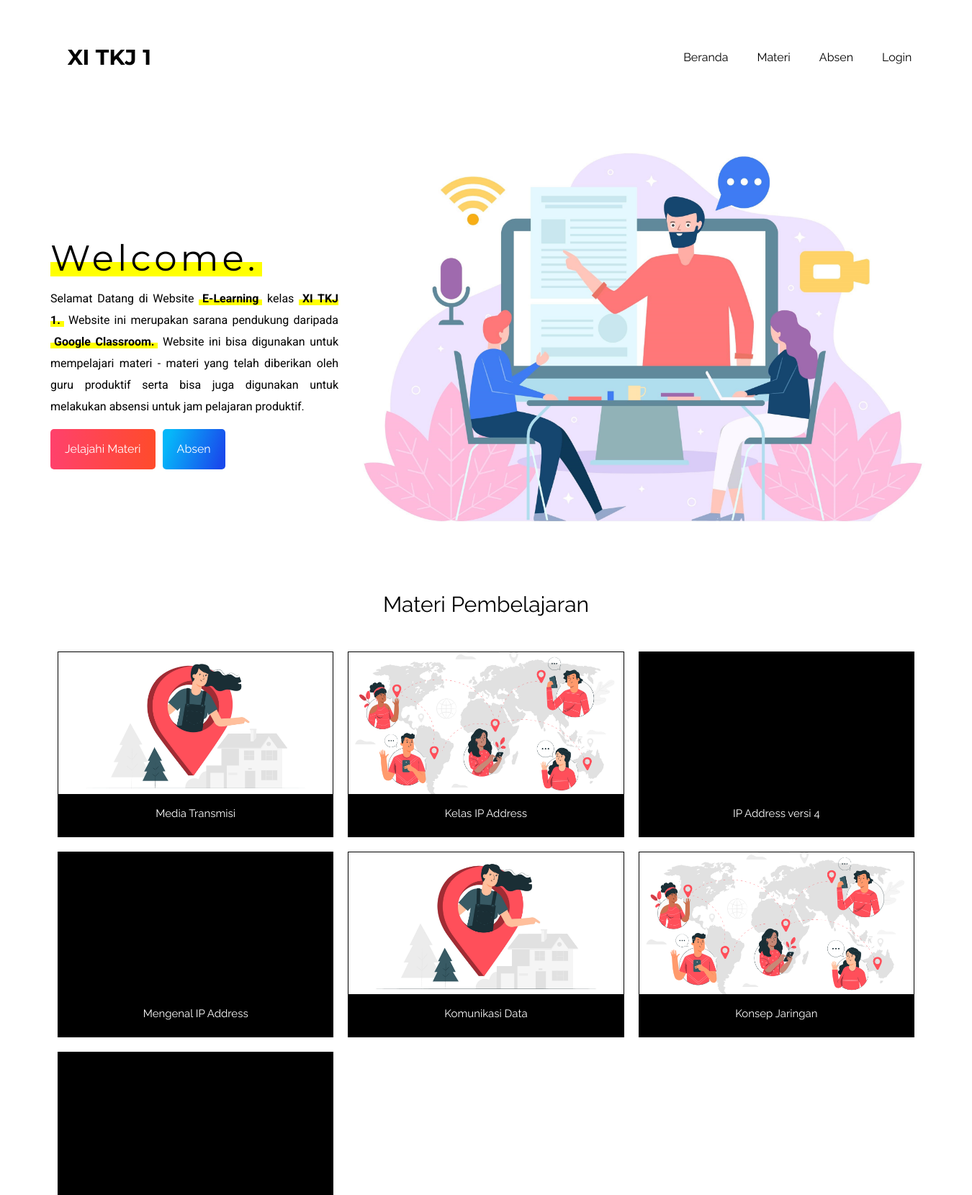
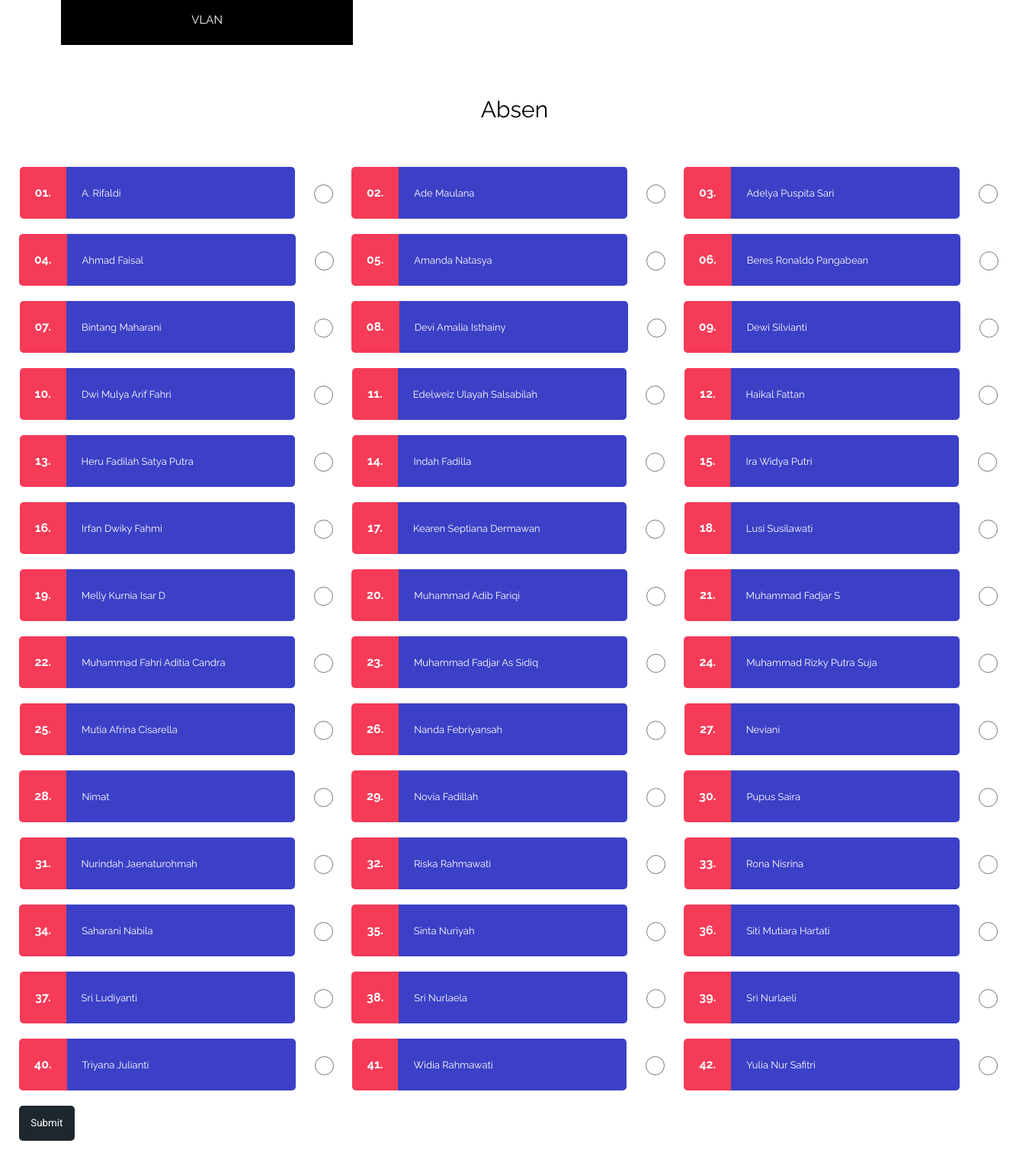
The page / on the database its author committed (2 pictures, top to bottom).
### tables this page shows
CREATE TABLE `siswa` (
  `id` int(11) NOT NULL,
  `no_absen` char(11) NOT NULL,
  `nama` varchar(255) NOT NULL,
  `kelas` varchar(255) NOT NULL
);

### index.php (the view, shortened to what this page needs)
<!DOCTYPE html>
<html lang="en">
<head>
    <link rel="stylesheet" href="https://cdnjs.cloudflare.com/ajax/libs/font-awesome/5.13.1/css/all.min.css">
</head>
<body>
    <div class="container">
            <div class="navbar">
                <h1 class="title">XI TKJ 1</h1>
                <a href="#">
                    <div class="beranda">Beranda</div>
                </a>
                <a href="#">
                    <div class="materi">Materi</div>
                </a>
                <a href="#absen">
                    <div class="materi">Absen</div>
                </a>
                <a href="#">
                    <div class="tentang-guru">Login</div>
                </a>
            </div>
            <div class="hero-images">
                <div class="nav">
                    <div class="desc">
                        <h1>Welcome.</h1>
                        <br>
                        <p>
                            Selamat Datang di Website <mark>E-Learning</mark> kelas <mark>XI TKJ 1.</mark> Website ini merupakan sarana pendukung daripada <mark>Google Classroom.</mark> Website ini bisa digunakan untuk mempelajari materi - materi yang telah diberikan oleh guru produktif serta bisa juga digunakan untuk melakukan absensi untuk jam pelajaran produktif.
                        </p>
                        <br>
                        <div class="hdr-button">
                              <a href="#materi">
                                <div class="learn-more">
                                    Jelajahi Materi
                                </div>
                            </a>
                            <a href="#absen">
                                <div class="abs">
                                    Absen
                                </div>
                            </a>
                        </div>
                    </div>
                </div>
                <div class="sidebar"></div>
            </div>
            <div class="materi-pembelajaran">
                <h1>Materi Pembelajaran</h1>
                <div class="pak-wahyu">
                                <div class="items">
                                    <div class="thumbnail">
                                    </div>
                                    <h1 class="artc">
                                    Media Transmisi</h1>
                                </div>
                                <div class="items">
                                    <div class="thumbnail-2">
                                    </div>
                                    <h1 class="artc">
                                    Kelas IP Address</h1>
                                </div>
                                <div class="items">
                                    <div class="thumbnail-3">
                                    </div>
                                    <h1 class="artc">
                                    IP Address versi 4</h1>
                                </div>
                                <div class="items">
                                    <div class="thumbnail-3">
                                    </div>
                                    <h1 class="artc">
                                    Mengenal IP Address</h1>
                                </div>
                                <div class="items">
                                    <div class="thumbnail">
                                    </div>
                                    <h1 class="artc">
                                    Komunikasi Data</h1>
                                </div>
                                <div class="items">
                                    <div class="thumbnail-2">
                                    </div>
                                    <h1 class="artc">
                                    Konsep Jaringan</h1>
                                </div>
                                <div class="items">
                                    <div class="thumbnail-3">
                                    </div>
                                    <h1 class="artc">
                                    VLAN</h1>
                                </div>
                </div>
            </div>
            <h1 class="xde" id="absen">Absen</h1>
            <?php
  include 'koneksi.php';
  ?>
  <?php
  $sql="select no_absen,nama from siswa";
  $result = $conn->query($sql);
  if ($result->num_rows>0) {
   echo "<form action='' method='get'>";
     while ($row = $result->fetch_assoc()) {
      echo "<div class='absen_wrapper'>";
        echo "<div class='no'>";
          echo $row['no_absen'];
        echo ".</div>";
        echo "<div class='nama_siswa'>";
          echo $row['nama'];
        echo "</div>";
        echo "<div class='checkbox'>";
          echo "<input type='radio' class='insput' name='nama[]' value='".$row['nama']."'/><br/>";
        echo "</div>";
      echo "</div>";
     }
     echo "<div class='sbmt_wrapper'>";
      echo "<input type='submit' class='submist' name='submit'/>";
    echo "</div>";
   echo "</form>";
  }
  ?>
        </div>
</body>
</html>

### rows shown on the page
siswa: no_absen "01", nama "A. Rifaldi"
siswa: no_absen "02", nama "Ade Maulana"
siswa: no_absen "03", nama "Adelya Puspita Sari"
siswa: no_absen "04", nama "Ahmad Faisal"
siswa: no_absen "05", nama "Amanda Natasya"
siswa: no_absen "06", nama "Beres Ronaldo Pangabean"
siswa: no_absen "07", nama "Bintang Maharani"
siswa: no_absen "08", nama "Devi Amalia Isthainy"
siswa: no_absen "09", nama "Dewi Silvianti"
siswa: no_absen "10", nama "Dwi Mulya Arif Fahri"
siswa: no_absen "11", nama "Edelweiz Ulayah Salsabilah"
siswa: no_absen "12", nama "Haikal Fattan"
siswa: no_absen "13", nama "Heru Fadilah Satya Putra"
siswa: no_absen "14", nama "Indah Fadilla"
siswa: no_absen "15", nama "Ira Widya Putri"
siswa: no_absen "16", nama "Irfan Dwiky Fahmi"
siswa: no_absen "17", nama "Kearen Septiana Dermawan"
siswa: no_absen "18", nama "Lusi Susilawati"
siswa: no_absen "19", nama "Melly Kurnia Isar D"
siswa: no_absen "20", nama "Muhammad Adib Fariqi"
siswa: no_absen "21", nama "Muhammad Fadjar S"
siswa: no_absen "22", nama "Muhammad Fahri Aditia Candra"
siswa: no_absen "23", nama "Muhammad Fadjar As Sidiq"
siswa: no_absen "24", nama "Muhammad Rizky Putra Suja"
siswa: no_absen "25", nama "Mutia Afrina Cisarella"
siswa: no_absen "26", nama "Nanda Febriyansah"
siswa: no_absen "27", nama "Neviani"
siswa: no_absen "28", nama "Nimat"
siswa: no_absen "29", nama "Novia Fadillah"
siswa: no_absen "30", nama "Pupus Saira"
siswa: no_absen "31", nama "Nurindah Jaenaturohmah"
siswa: no_absen "32", nama "Riska Rahmawati"
siswa: no_absen "33", nama "Rona Nisrina"
siswa: no_absen "34", nama "Saharani Nabila"
siswa: no_absen "35", nama "Sinta Nuriyah"
siswa: no_absen "36", nama "Siti Mutiara Hartati"
siswa: no_absen "37", nama "Sri Ludiyanti"
siswa: no_absen "38", nama "Sri Nurlaela"
siswa: no_absen "39", nama "Sri Nurlaeli"
siswa: no_absen "40", nama "Triyana Julianti"
siswa: no_absen "41", nama "Widia Rahmawati"
siswa: no_absen "42", nama "Yulia Nur Safitri"
